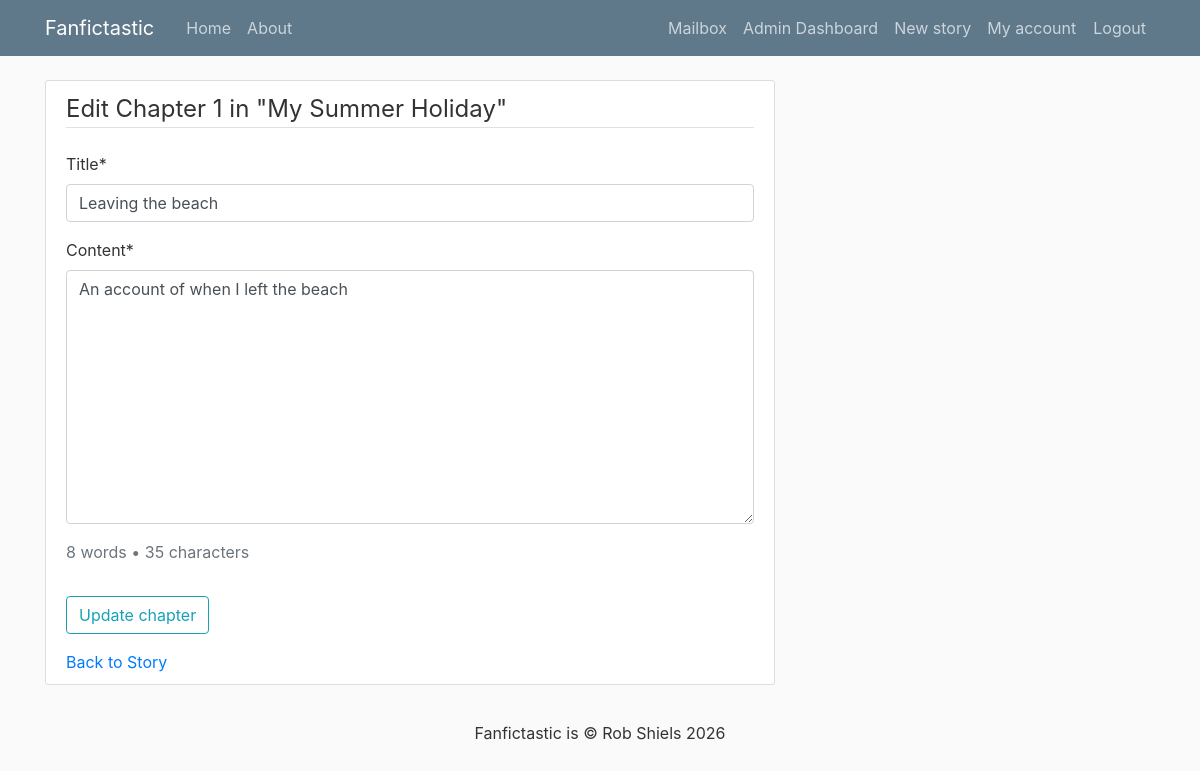
Screenshot of /7/chapter/10/update/ (signed in) with the database file from the repository.
### stories/models.py (models this page shows, shortened)
class Chapter(models.Model):
    story = models.ForeignKey(Story, related_name="chapters", on_delete=models.CASCADE)
    title = models.CharField(max_length=100)
    content = models.TextField()
    number = models.PositiveIntegerField()
    date_published = models.DateTimeField(default=timezone.now)
    class Meta:
        ordering = ["number"]
        unique_together = ("story", "number")

class Story(models.Model):
    STATUS_CHOICES = [
        ("draft", "Draft (private)"),
        ("published", "Published"),
    ]
    title = models.CharField(max_length=100)
    author = models.ForeignKey(User, on_delete=models.CASCADE, related_name="stories")
    summary = models.TextField(max_length=500)
    fandom = models.CharField(max_length=100)
    genre = models.ForeignKey(
        Genre, on_delete=models.SET_NULL, null=True, related_name="stories"
    )
    status = models.CharField(max_length=20, choices=STATUS_CHOICES, default="draft")
    date_published = models.DateTimeField(default=timezone.now)
    cover_image = models.ImageField(
        upload_to="covers/", storage=MediaCloudinaryStorage(), blank=True, null=True
    )

### stories/views.py (the view, shortened to what this page needs)
class UpdateChapter(LoginRequiredMixin, UserPassesTestMixin, UpdateView):
    model = Chapter
    form_class = ChapterForm
    template_name = "stories/add_chapter.html"
    def get_context_data(self, **kwargs):
        context = super().get_context_data(**kwargs)
        context["story"] = self.object.story
        return context
    def test_func(self):
        chapter = self.get_object()
        return self.request.user == chapter.story.author

### stories/forms.py
class ChapterForm(forms.ModelForm):
    class Meta:
        model = Chapter
        fields = ["title", "content", "number"]
        widgets = {
            "content": forms.Textarea(attrs={"rows": 10}),
        }

### stories/templates/stories/add_chapter.html (shortened to what this page needs)
{% extends "stories/base.html" %}
{% load static %}
{% load crispy_forms_tags %}
{% block content %}
<div class="content-section">
    <form method="POST">
        <fieldset class="form-group">
            <legend class="border-bottom mb-4">
                {% if form.instance.pk %}
                Edit Chapter {{ form.instance.number }} in "{{ story.title }}"
                {% else %}
                Add Chapter {{ form.initial.number }} to "{{ story.title }}"
                {% endif %}
            </legend>
            {{ form.title|as_crispy_field }}
            {{ form.content|as_crispy_field }}
            <div id="chapter-counter" class="text-muted mb-3">
            </div>
        </fieldset>
        <div class="form-group">
            <button class="btn btn-outline-info" type="submit">
                {% if form.instance.pk %}
                Update chapter
                {% else %}
                Add chapter
                {% endif %}
            </button>
        </div>
    </form>
    <a href="{% url 'story-detail' story.id %}">Back to Story</a>
</div>
{% endblock content %}

### stories/static/stories/main.css (style rules this page uses)
body { background: #fafafa; color: #333333; margin-top: 5rem; }
.content-section { background: #ffffff; padding: 10px 20px; border: 1px solid #dddddd; border-radius: 3px; margin-bottom: 20px; }

### rows the page displays
Chapter: instance.number "1", title "Leaving the beach", content "An account of when I left the beach"
Story: title "My Summer Holiday"
